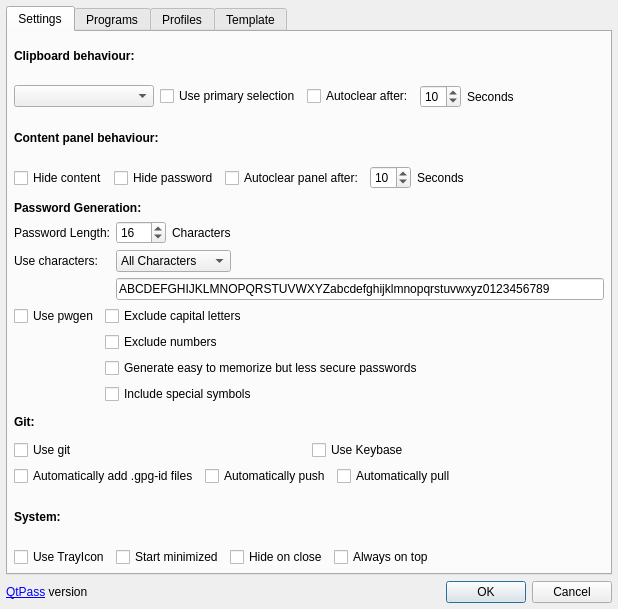
<?xml version="1.0" encoding="UTF-8"?>
<ui version="4.0">
 <class>ConfigDialog</class>
 <widget class="QDialog" name="ConfigDialog">
  <property name="geometry">
   <rect>
    <x>0</x>
    <y>0</y>
    <width>618</width>
    <height>609</height>
   </rect>
  </property>
  <property name="sizePolicy">
   <sizepolicy hsizetype="Minimum" vsizetype="Minimum">
    <horstretch>0</horstretch>
    <verstretch>0</verstretch>
   </sizepolicy>
  </property>
  <property name="windowTitle">
   <string>Configuration</string>
  </property>
  <layout class="QVBoxLayout" name="verticalLayout_2">
   <property name="leftMargin">
    <number>6</number>
   </property>
   <property name="topMargin">
    <number>6</number>
   </property>
   <property name="rightMargin">
    <number>6</number>
   </property>
   <property name="bottomMargin">
    <number>6</number>
   </property>
   <item>
    <widget class="QTabWidget" name="tabWidget">
     <property name="currentIndex">
      <number>0</number>
     </property>
     <widget class="QWidget" name="Tab_Settings">
      <attribute name="title">
       <string>Settings</string>
      </attribute>
      <layout class="QVBoxLayout" name="verticalLayout_5">
       <property name="leftMargin">
        <number>6</number>
       </property>
       <property name="topMargin">
        <number>6</number>
       </property>
       <property name="rightMargin">
        <number>6</number>
       </property>
       <property name="bottomMargin">
        <number>6</number>
       </property>
       <item>
        <layout class="QVBoxLayout" name="Layout_Clipboard">
         <item>
          <widget class="QLabel" name="label_8">
           <property name="font">
            <font>
             <weight>75</weight>
             <bold>true</bold>
            </font>
           </property>
           <property name="text">
            <string>Clipboard behaviour:</string>
           </property>
          </widget>
         </item>
         <item>
          <layout class="QHBoxLayout" name="horizontalLayout">
           <item>
            <widget class="QComboBox" name="comboBoxClipboard">
             <property name="minimumSize">
              <size>
               <width>140</width>
               <height>0</height>
              </size>
             </property>
            </widget>
           </item>
           <item>
            <widget class="QCheckBox" name="checkBoxSelection">
             <property name="text">
              <string>Use primary selection</string>
             </property>
            </widget>
           </item>
           <item>
            <widget class="QCheckBox" name="checkBoxAutoclear">
             <property name="text">
              <string>Autoclear after:</string>
             </property>
            </widget>
           </item>
           <item>
            <widget class="QSpinBox" name="spinBoxAutoclearSeconds">
             <property name="minimum">
              <number>5</number>
             </property>
             <property name="value">
              <number>10</number>
             </property>
            </widget>
           </item>
           <item>
            <widget class="QLabel" name="labelSeconds">
             <property name="text">
              <string>Seconds</string>
             </property>
            </widget>
           </item>
           <item>
            <spacer name="horizontalSpacer_4">
             <property name="orientation">
              <enum>Qt::Horizontal</enum>
             </property>
             <property name="sizeHint" stdset="0">
              <size>
               <width>40</width>
               <height>20</height>
              </size>
             </property>
            </spacer>
           </item>
          </layout>
         </item>
        </layout>
       </item>
       <item>
        <layout class="QVBoxLayout" name="Layout_PasswordBehaviour">
         <item>
          <widget class="QLabel" name="label_6">
           <property name="font">
            <font>
             <weight>75</weight>
             <bold>true</bold>
            </font>
           </property>
           <property name="text">
            <string>Content panel behaviour:</string>
           </property>
          </widget>
         </item>
         <item>
          <layout class="QHBoxLayout" name="horizontalLayout_6">
           <property name="topMargin">
            <number>0</number>
           </property>
           <item>
            <widget class="QCheckBox" name="checkBoxHideContent">
             <property name="text">
              <string>Hide content</string>
             </property>
            </widget>
           </item>
           <item>
            <widget class="QCheckBox" name="checkBoxHidePassword">
             <property name="text">
              <string>Hide password</string>
             </property>
            </widget>
           </item>
           <item>
            <layout class="QHBoxLayout" name="horizontalLayout_7">
             <item>
              <widget class="QCheckBox" name="checkBoxAutoclearPanel">
               <property name="text">
                <string>Autoclear panel after:</string>
               </property>
              </widget>
             </item>
             <item>
              <widget class="QSpinBox" name="spinBoxAutoclearPanelSeconds">
               <property name="minimum">
                <number>5</number>
               </property>
               <property name="value">
                <number>10</number>
               </property>
              </widget>
             </item>
             <item>
              <widget class="QLabel" name="labelPanelSeconds">
               <property name="minimumSize">
                <size>
                 <width>55</width>
                 <height>0</height>
                </size>
               </property>
               <property name="text">
                <string>Seconds</string>
               </property>
              </widget>
             </item>
            </layout>
           </item>
           <item>
            <spacer name="horizontalSpacer_5">
             <property name="orientation">
              <enum>Qt::Horizontal</enum>
             </property>
             <property name="sizeHint" stdset="0">
              <size>
               <width>40</width>
               <height>20</height>
              </size>
             </property>
            </spacer>
           </item>
          </layout>
         </item>
        </layout>
       </item>
       <item>
        <layout class="QVBoxLayout" name="Layout_PasswordGeneration">
         <item>
          <widget class="QLabel" name="label_4">
           <property name="font">
            <font>
             <weight>75</weight>
             <bold>true</bold>
            </font>
           </property>
           <property name="text">
            <string>Password Generation:</string>
           </property>
          </widget>
         </item>
         <item>
          <layout class="QFormLayout" name="formLayout_2">
           <property name="topMargin">
            <number>0</number>
           </property>
           <item row="0" column="0">
            <widget class="QLabel" name="label_7">
             <property name="text">
              <string>Password Length:</string>
             </property>
            </widget>
           </item>
           <item row="0" column="1">
            <layout class="QHBoxLayout" name="horizontalLayout_13">
             <item>
              <widget class="QSpinBox" name="spinBoxPasswordLength">
               <property name="enabled">
                <bool>true</bool>
               </property>
               <property name="minimumSize">
                <size>
                 <width>50</width>
                 <height>0</height>
                </size>
               </property>
               <property name="minimum">
                <number>8</number>
               </property>
               <property name="maximum">
                <number>255</number>
               </property>
               <property name="value">
                <number>16</number>
               </property>
              </widget>
             </item>
             <item>
              <widget class="QLabel" name="labelLength">
               <property name="enabled">
                <bool>true</bool>
               </property>
               <property name="text">
                <string>Characters</string>
               </property>
              </widget>
             </item>
             <item>
              <spacer name="horizontalSpacer_2">
               <property name="orientation">
                <enum>Qt::Horizontal</enum>
               </property>
               <property name="sizeType">
                <enum>QSizePolicy::Expanding</enum>
               </property>
               <property name="sizeHint" stdset="0">
                <size>
                 <width>40</width>
                 <height>20</height>
                </size>
               </property>
              </spacer>
             </item>
            </layout>
           </item>
           <item row="1" column="0">
            <widget class="QLabel" name="labelPasswordChars">
             <property name="enabled">
              <bool>true</bool>
             </property>
             <property name="text">
              <string>Use characters:</string>
             </property>
            </widget>
           </item>
           <item row="1" column="1">
            <layout class="QHBoxLayout" name="horizontalLayout_10">
             <property name="topMargin">
              <number>0</number>
             </property>
             <item>
              <widget class="QComboBox" name="passwordCharTemplateSelector">
               <property name="sizePolicy">
                <sizepolicy hsizetype="Minimum" vsizetype="Fixed">
                 <horstretch>0</horstretch>
                 <verstretch>0</verstretch>
                </sizepolicy>
               </property>
               <property name="toolTip">
                <string>Select character set for password generation</string>
               </property>
               <item>
                <property name="text">
                 <string>All Characters</string>
                </property>
               </item>
               <item>
                <property name="text">
                 <string>Alphabetical</string>
                </property>
               </item>
               <item>
                <property name="text">
                 <string>Alphanumerical</string>
                </property>
               </item>
               <item>
                <property name="text">
                 <string>Custom</string>
                </property>
               </item>
              </widget>
             </item>
             <item>
              <spacer name="horizontalSpacer_3">
               <property name="orientation">
                <enum>Qt::Horizontal</enum>
               </property>
               <property name="sizeHint" stdset="0">
                <size>
                 <width>40</width>
                 <height>20</height>
                </size>
               </property>
              </spacer>
             </item>
            </layout>
           </item>
           <item row="2" column="1">
            <widget class="QLineEdit" name="lineEditPasswordChars">
             <property name="enabled">
              <bool>true</bool>
             </property>
             <property name="sizePolicy">
              <sizepolicy hsizetype="Expanding" vsizetype="Fixed">
               <horstretch>0</horstretch>
               <verstretch>0</verstretch>
              </sizepolicy>
             </property>
             <property name="maximumSize">
              <size>
               <width>600</width>
               <height>16777215</height>
              </size>
             </property>
             <property name="text">
              <string>ABCDEFGHIJKLMNOPQRSTUVWXYZabcdefghijklmnopqrstuvwxyz0123456789</string>
             </property>
            </widget>
           </item>
          </layout>
         </item>
         <item>
          <layout class="QFormLayout" name="formLayout">
           <property name="topMargin">
            <number>0</number>
           </property>
           <item row="0" column="0">
            <widget class="QCheckBox" name="checkBoxUsePwgen">
             <property name="enabled">
              <bool>true</bool>
             </property>
             <property name="text">
              <string>Use pwgen</string>
             </property>
            </widget>
           </item>
           <item row="0" column="1">
            <widget class="QCheckBox" name="checkBoxAvoidCapitals">
             <property name="text">
              <string>Exclude capital letters</string>
             </property>
            </widget>
           </item>
           <item row="3" column="1">
            <widget class="QCheckBox" name="checkBoxUseSymbols">
             <property name="enabled">
              <bool>true</bool>
             </property>
             <property name="text">
              <string>Include special symbols </string>
             </property>
            </widget>
           </item>
           <item row="2" column="1">
            <widget class="QCheckBox" name="checkBoxLessRandom">
             <property name="text">
              <string>Generate easy to memorize but less secure passwords</string>
             </property>
            </widget>
           </item>
           <item row="1" column="1">
            <widget class="QCheckBox" name="checkBoxAvoidNumbers">
             <property name="text">
              <string>Exclude numbers</string>
             </property>
            </widget>
           </item>
          </layout>
         </item>
        </layout>
       </item>
       <item>
        <layout class="QVBoxLayout" name="Layout_Git">
         <item>
          <widget class="QLabel" name="label_3">
           <property name="font">
            <font>
             <weight>75</weight>
             <bold>true</bold>
            </font>
           </property>
           <property name="text">
            <string>Git:</string>
           </property>
          </widget>
         </item>
         <item>
          <layout class="QHBoxLayout" name="horizontalLayout_9">
           <item>
            <widget class="QCheckBox" name="checkBoxUseGit">
             <property name="enabled">
              <bool>true</bool>
             </property>
             <property name="text">
              <string>Use git</string>
             </property>
            </widget>
           </item>
           <item>
            <widget class="QCheckBox" name="checkBoxUseKeybase">
             <property name="enabled">
              <bool>true</bool>
             </property>
             <property name="text">
              <string>Use Keybase</string>
             </property>
            </widget>
           </item>
          </layout>
         </item>
         <item>
          <layout class="QHBoxLayout" name="horizontalLayout_12">
           <property name="bottomMargin">
            <number>0</number>
           </property>
           <item>
            <widget class="QCheckBox" name="checkBoxAddGPGId">
             <property name="text">
              <string>Automatically add .gpg-id files</string>
             </property>
            </widget>
           </item>
           <item>
            <widget class="QCheckBox" name="checkBoxAutoPush">
             <property name="text">
              <string>Automatically push</string>
             </property>
            </widget>
           </item>
           <item>
            <widget class="QCheckBox" name="checkBoxAutoPull">
             <property name="text">
              <string>Automatically pull</string>
             </property>
            </widget>
           </item>
           <item>
            <spacer name="horizontalSpacer_7">
             <property name="orientation">
              <enum>Qt::Horizontal</enum>
             </property>
             <property name="sizeHint" stdset="0">
              <size>
               <width>40</width>
               <height>20</height>
              </size>
             </property>
            </spacer>
           </item>
          </layout>
         </item>
        </layout>
       </item>
       <item>
        <layout class="QVBoxLayout" name="Layout_System">
         <property name="topMargin">
          <number>0</number>
         </property>
         <item>
          <widget class="QLabel" name="label_5">
           <property name="font">
            <font>
             <weight>75</weight>
             <bold>true</bold>
            </font>
           </property>
           <property name="text">
            <string>System:</string>
           </property>
          </widget>
         </item>
         <item>
          <layout class="QHBoxLayout" name="horizontalLayout_11">
           <property name="bottomMargin">
            <number>0</number>
           </property>
           <item>
            <widget class="QCheckBox" name="checkBoxUseTrayIcon">
             <property name="text">
              <string>Use TrayIcon</string>
             </property>
            </widget>
           </item>
           <item>
            <widget class="QCheckBox" name="checkBoxStartMinimized">
             <property name="text">
              <string>Start minimized</string>
             </property>
            </widget>
           </item>
           <item>
            <widget class="QCheckBox" name="checkBoxHideOnClose">
             <property name="text">
              <string>Hide on close</string>
             </property>
            </widget>
           </item>
           <item>
            <widget class="QCheckBox" name="checkBoxAlwaysOnTop">
             <property name="text">
              <string>Always on top</string>
             </property>
            </widget>
           </item>
           <item>
            <spacer name="horizontalSpacer_6">
             <property name="orientation">
              <enum>Qt::Horizontal</enum>
             </property>
             <property name="sizeHint" stdset="0">
              <size>
               <width>40</width>
               <height>20</height>
              </size>
             </property>
            </spacer>
           </item>
          </layout>
         </item>
        </layout>
       </item>
      </layout>
     </widget>
     <widget class="QWidget" name="Tab_Programs">
      <attribute name="title">
       <string>Programs</string>
      </attribute>
      <layout class="QVBoxLayout" name="verticalLayout">
       <property name="leftMargin">
        <number>6</number>
       </property>
       <property name="topMargin">
        <number>6</number>
       </property>
       <property name="rightMargin">
        <number>6</number>
       </property>
       <property name="bottomMargin">
        <number>6</number>
       </property>
       <item>
        <widget class="QLabel" name="label_9">
         <property name="text">
          <string>Select password storage program:</string>
         </property>
        </widget>
       </item>
       <item>
        <layout class="QHBoxLayout" name="horizontalLayout_5">
         <item>
          <widget class="QRadioButton" name="radioButtonNative">
           <property name="text">
            <string>Nati&amp;ve git/gpg</string>
           </property>
          </widget>
         </item>
         <item>
          <widget class="QRadioButton" name="radioButtonPass">
           <property name="text">
            <string>&amp;Use pass</string>
           </property>
          </widget>
         </item>
         <item>
          <widget class="QRadioButton" name="radioButtonKeybase">
           <property name="text">
            <string>&amp;Use keybase</string>
           </property>
          </widget>
         </item>
        </layout>
       </item>
       <item>
        <widget class="QWidget" name="widget" native="true">
         <layout class="QHBoxLayout" name="horizontalLayout_2">
          <property name="leftMargin">
           <number>0</number>
          </property>
          <property name="topMargin">
           <number>0</number>
          </property>
          <property name="rightMargin">
           <number>0</number>
          </property>
          <property name="bottomMargin">
           <number>0</number>
          </property>
          <item>
           <widget class="QGroupBox" name="groupBoxNative">
            <property name="title">
             <string>Native</string>
            </property>
            <layout class="QGridLayout" name="gridLayout">
             <item row="1" column="0">
              <widget class="QLabel" name="labelGitPath">
               <property name="text">
                <string>git</string>
               </property>
              </widget>
             </item>
             <item row="0" column="1">
              <widget class="QLineEdit" name="gpgPath"/>
             </item>
             <item row="0" column="2">
              <widget class="QToolButton" name="toolButtonGpg">
               <property name="text">
                <string>...</string>
               </property>
              </widget>
             </item>
             <item row="1" column="2">
              <widget class="QToolButton" name="toolButtonGit">
               <property name="text">
                <string>...</string>
               </property>
              </widget>
             </item>
             <item row="0" column="0">
              <widget class="QLabel" name="labelGpgPath">
               <property name="text">
                <string>gpg</string>
               </property>
              </widget>
             </item>
             <item row="1" column="1">
              <widget class="QLineEdit" name="gitPath"/>
             </item>
             <item row="2" column="1">
              <widget class="QLineEdit" name="pwgenPath"/>
             </item>
             <item row="2" column="0">
              <widget class="QLabel" name="labelPwgenPath">
               <property name="text">
                <string>pwgen</string>
               </property>
              </widget>
             </item>
             <item row="2" column="2">
              <widget class="QToolButton" name="toolButtonPwgen">
               <property name="text">
                <string>...</string>
               </property>
              </widget>
             </item>
            </layout>
           </widget>
          </item>
          <item>
           <widget class="QGroupBox" name="groupBoxPass">
            <property name="title">
             <string>Pass</string>
            </property>
            <layout class="QVBoxLayout" name="verticalLayout_4">
             <item>
              <layout class="QHBoxLayout" name="horizontalLayout_4">
               <property name="sizeConstraint">
                <enum>QLayout::SetMinimumSize</enum>
               </property>
               <item>
                <widget class="QLabel" name="labelPassPath">
                 <property name="text">
                  <string>pass</string>
                 </property>
                </widget>
               </item>
               <item>
                <widget class="QLineEdit" name="passPath"/>
               </item>
               <item>
                <widget class="QToolButton" name="toolButtonPass">
                 <property name="text">
                  <string>...</string>
                 </property>
                </widget>
               </item>
              </layout>
             </item>
             <item>
              <widget class="QLabel" name="zx2c4">
               <property name="text">
                <string>&lt;html&gt;&lt;head/&gt;&lt;body&gt;&lt;p&gt;&lt;a href=&quot;https://www.passwordstore.org/&quot;&gt;&lt;span style=&quot; text-decoration: underline; color:#0000ff;&quot;&gt;www.passwordstore.org&lt;/span&gt;&lt;/a&gt;&lt;/p&gt;&lt;/body&gt;&lt;/html&gt;</string>
               </property>
               <property name="openExternalLinks">
                <bool>true</bool>
               </property>
              </widget>
             </item>
            </layout>
           </widget>
          </item>
         </layout>
        </widget>
       </item>

        <item>
          <widget class="QGroupBox" name="groupBoxKeybase">
            <property name="title">
              <string>Keybase</string>
            </property>
            <layout class="QVBoxLayout" name="verticalLayout_4">
              <item>
                <layout class="QHBoxLayout" name="horizontalLayout_4">
                  <property name="sizeConstraint">
                    <enum>QLayout::SetMinimumSize</enum>
                  </property>
                  <item>
                    <widget class="QLabel" name="labelKeybasePath">
                      <property name="text">
                        <string>keybase</string>
                      </property>
                    </widget>
                  </item>
                  <item>
                    <widget class="QLineEdit" name="keybasePath"/>
                  </item>
                  <item>
                    <widget class="QToolButton" name="toolButtonKeybase">
                      <property name="text">
                        <string>...</string>
                      </property>
                    </widget>
                  </item>
                </layout>
              </item>
            </layout>
          </widget>
        </item>
       <item>
        <spacer name="verticalSpacer">
         <property name="orientation">
          <enum>Qt::Vertical</enum>
         </property>
         <property name="sizeHint" stdset="0">
          <size>
           <width>20</width>
           <height>40</height>
          </size>
         </property>
        </spacer>
       </item>
      </layout>
     </widget>
     <widget class="QWidget" name="Tab_Profiles">
      <attribute name="title">
       <string>Profiles</string>
      </attribute>
      <layout class="QVBoxLayout" name="verticalLayout_3">
       <property name="leftMargin">
        <number>6</number>
       </property>
       <property name="topMargin">
        <number>6</number>
       </property>
       <property name="rightMargin">
        <number>6</number>
       </property>
       <property name="bottomMargin">
        <number>6</number>
       </property>
       <item>
        <widget class="QTableWidget" name="profileTable">
         <property name="sizePolicy">
          <sizepolicy hsizetype="MinimumExpanding" vsizetype="Expanding">
           <horstretch>0</horstretch>
           <verstretch>0</verstretch>
          </sizepolicy>
         </property>
         <property name="frameShape">
          <enum>QFrame::NoFrame</enum>
         </property>
         <property name="frameShadow">
          <enum>QFrame::Plain</enum>
         </property>
         <property name="lineWidth">
          <number>0</number>
         </property>
         <property name="editTriggers">
          <set>QAbstractItemView::DoubleClicked|QAbstractItemView::EditKeyPressed|QAbstractItemView::SelectedClicked</set>
         </property>
         <property name="alternatingRowColors">
          <bool>true</bool>
         </property>
         <property name="selectionMode">
          <enum>QAbstractItemView::SingleSelection</enum>
         </property>
         <property name="selectionBehavior">
          <enum>QAbstractItemView::SelectRows</enum>
         </property>
         <property name="sortingEnabled">
          <bool>true</bool>
         </property>
         <column>
          <property name="text">
           <string>Name</string>
          </property>
         </column>
         <column>
          <property name="text">
           <string>Path</string>
          </property>
         </column>
        </widget>
       </item>
       <item>
        <layout class="QGridLayout" name="gridLayout_11">
         <item row="0" column="0">
          <widget class="QToolButton" name="addButton">
           <property name="text">
            <string>Add</string>
           </property>
           <property name="icon">
            <iconset theme="list-add">
             <normalon>:/icons/document-new.svg</normalon>
            </iconset>
           </property>
           <property name="toolButtonStyle">
            <enum>Qt::ToolButtonFollowStyle</enum>
           </property>
          </widget>
         </item>
         <item row="0" column="1">
          <widget class="QToolButton" name="deleteButton">
           <property name="text">
            <string>Delete</string>
           </property>
           <property name="icon">
            <iconset theme="list-remove">
             <normalon>:/icons/edit-delete.svg</normalon>
            </iconset>
           </property>
           <property name="toolButtonStyle">
            <enum>Qt::ToolButtonFollowStyle</enum>
           </property>
          </widget>
         </item>
         <item row="0" column="2">
          <widget class="QLabel" name="labelStorePath">
           <property name="text">
            <string>Current password-store</string>
           </property>
          </widget>
         </item>
         <item row="0" column="4">
          <widget class="QToolButton" name="toolButtonStore">
           <property name="text">
            <string>...</string>
           </property>
          </widget>
         </item>
         <item row="0" column="3">
          <widget class="QLineEdit" name="storePath"/>
         </item>
        </layout>
       </item>
      </layout>
     </widget>
     <widget class="QWidget" name="Tab_Template">
      <attribute name="title">
       <string>Template</string>
      </attribute>
      <layout class="QVBoxLayout" name="verticalLayout_6">
       <property name="leftMargin">
        <number>6</number>
       </property>
       <property name="topMargin">
        <number>6</number>
       </property>
       <property name="rightMargin">
        <number>6</number>
       </property>
       <property name="bottomMargin">
        <number>6</number>
       </property>
       <item>
        <widget class="QLabel" name="label_2">
         <property name="locale">
          <locale language="German" country="Germany"/>
         </property>
         <property name="text">
          <string>Templates add extra fields in the password generation dialouge and in the password view.</string>
         </property>
        </widget>
       </item>
       <item>
        <layout class="QHBoxLayout" name="horizontalLayout_8">
         <item>
          <widget class="QCheckBox" name="checkBoxUseTemplate">
           <property name="text">
            <string>Use template</string>
           </property>
          </widget>
         </item>
         <item>
          <widget class="QCheckBox" name="checkBoxTemplateAllFields">
           <property name="toolTip">
            <string>Show all lines beginning with a word followed by a colon as fields in password fields, not only the listed ones</string>
           </property>
           <property name="text">
            <string>Show all fields templated</string>
           </property>
          </widget>
         </item>
        </layout>
       </item>
       <item>
        <widget class="QPlainTextEdit" name="plainTextEditTemplate">
         <property name="frameShadow">
          <enum>QFrame::Plain</enum>
         </property>
         <property name="plainText">
          <string>login
url
email</string>
         </property>
        </widget>
       </item>
      </layout>
     </widget>
    </widget>
   </item>
   <item>
    <layout class="QHBoxLayout" name="horizontalLayout_3">
     <item>
      <widget class="QLabel" name="label">
       <property name="text">
        <string>&lt;a href=&quot;https://QtPass.org/&quot;&gt;QtPass&lt;/a&gt; version </string>
       </property>
       <property name="openExternalLinks">
        <bool>true</bool>
       </property>
      </widget>
     </item>
     <item>
      <spacer name="horizontalSpacer">
       <property name="orientation">
        <enum>Qt::Horizontal</enum>
       </property>
       <property name="sizeHint" stdset="0">
        <size>
         <width>40</width>
         <height>20</height>
        </size>
       </property>
      </spacer>
     </item>
     <item>
      <widget class="QDialogButtonBox" name="buttonBox">
       <property name="orientation">
        <enum>Qt::Horizontal</enum>
       </property>
       <property name="standardButtons">
        <set>QDialogButtonBox::Cancel|QDialogButtonBox::Ok</set>
       </property>
      </widget>
     </item>
    </layout>
   </item>
  </layout>
 </widget>
 <tabstops>
  <tabstop>tabWidget</tabstop>
  <tabstop>radioButtonNative</tabstop>
  <tabstop>radioButtonPass</tabstop>
  <tabstop>gpgPath</tabstop>
  <tabstop>toolButtonGpg</tabstop>
  <tabstop>gitPath</tabstop>
  <tabstop>toolButtonGit</tabstop>
  <tabstop>pwgenPath</tabstop>
  <tabstop>toolButtonPwgen</tabstop>
  <tabstop>passPath</tabstop>
  <tabstop>toolButtonPass</tabstop>
  <tabstop>profileTable</tabstop>
  <tabstop>addButton</tabstop>
  <tabstop>deleteButton</tabstop>
  <tabstop>storePath</tabstop>
  <tabstop>toolButtonStore</tabstop>
 </tabstops>
 <resources/>
 <connections>
  <connection>
   <sender>buttonBox</sender>
   <signal>rejected()</signal>
   <receiver>ConfigDialog</receiver>
   <slot>reject()</slot>
   <hints>
    <hint type="sourcelabel">
     <x>556</x>
     <y>518</y>
    </hint>
    <hint type="destinationlabel">
     <x>286</x>
     <y>214</y>
    </hint>
   </hints>
  </connection>
  <connection>
   <sender>buttonBox</sender>
   <signal>accepted()</signal>
   <receiver>ConfigDialog</receiver>
   <slot>accept()</slot>
   <hints>
    <hint type="sourcelabel">
     <x>556</x>
     <y>518</y>
    </hint>
    <hint type="destinationlabel">
     <x>157</x>
     <y>214</y>
    </hint>
   </hints>
  </connection>
 </connections>
</ui>
